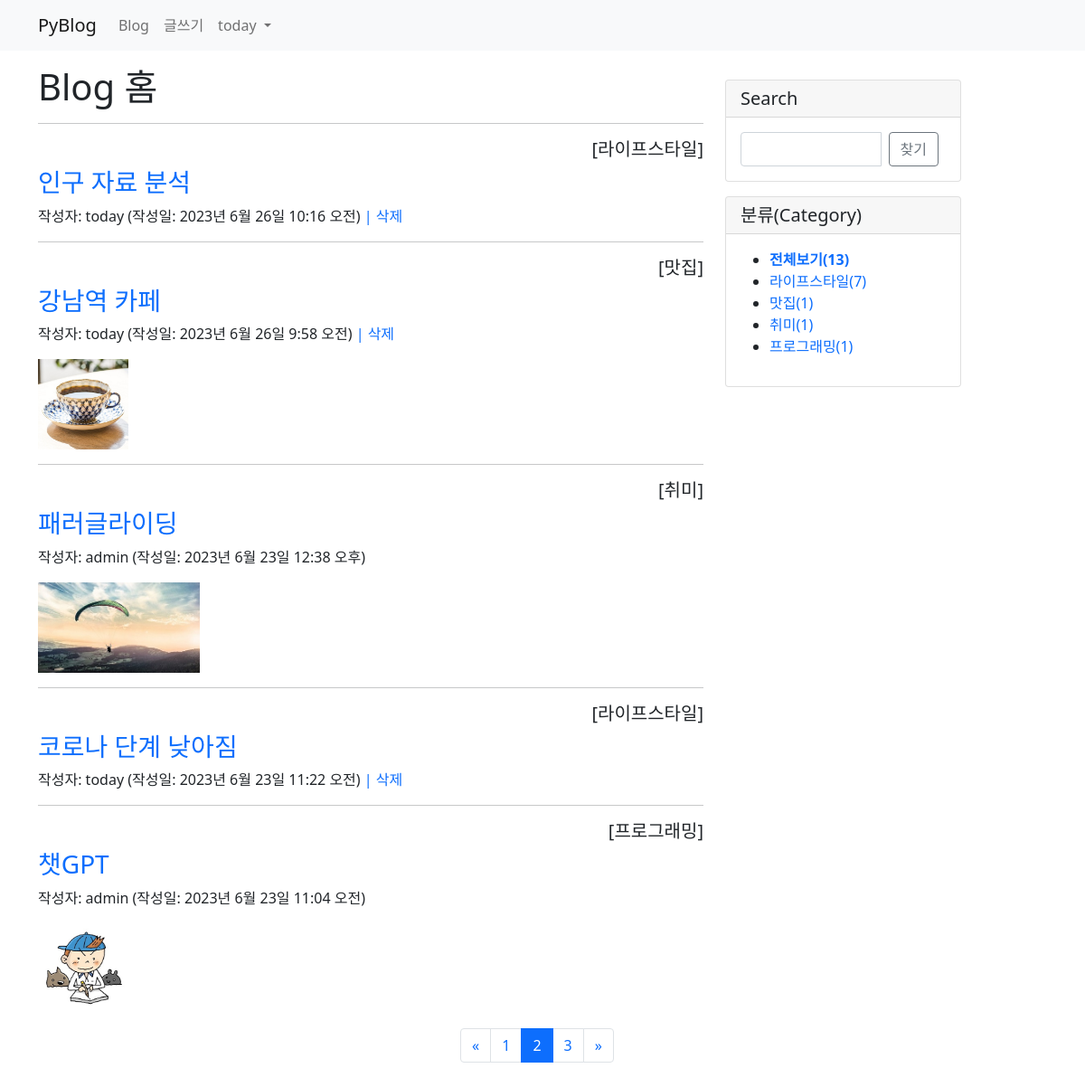
The page /blog/?page=2 (signed in) on the database its author committed.
### blog/models.py (models this page shows, shortened)
class Post(models.Model):
    author = models.ForeignKey(User, on_delete=models.CASCADE)  # 글쓴이   # import
    title = models.CharField(max_length=100)    # 제목
    content = models.TextField()                # 내용
    pub_date = models.DateTimeField()           # 발행일
    modify_date = models.DateTimeField(null=True, blank=True)   # 입력 폼이 비어도 됨
    photo = models.ImageField(upload_to='blog/images/%Y/%m/%d/',    # 저장될 위치지정. 날짜별로 소문자 m이어야 달(월)
                              null=True, blank=True)    # null 허용, 파일 첨부 X일 수 있음
    file = models.FileField(upload_to='blog/files/%Y/%m/%d/',   # 파일 첨부 필드
                            null=True, blank=True)
    category = models.ForeignKey(Category, null=True, blank=True,   # 카테고리를 외래키로. 이래서 카테고리를 더 위에 적어야 함
                                 on_delete=models.SET_NULL)     # 카테고리가 삭제되어도 Null이 될 뿐 삭제되지는 않음

class Category(models.Model):
    name = models.CharField(max_length=50, unique=True)
    slug = models.SlugField(max_length=200, unique=True, allow_unicode=True)
    def __str__(self):
        return self.name
    def get_absolute_url(self):
        return reverse('blog:category_page', args=[self.slug])  # import django
    class Meta:
        ordering = ['name']     # 이름순 정렬
        verbose_name = 'category'
        verbose_name_plural = 'categories'  # 여러개일때는 문법적으로 복수형으로, 안붙이면 그냥 categorys가 됨

### blog/views.py (the view)
# urls.py: path('', views.post_list, name='post_list'),        # 목록       # import path django
def post_list(request):
    post_list = Post.objects.order_by('-pub_date')  # 생성일 기준 내림차순 정렬
    categories = Category.objects.all()     # 카테고리 추가
    total_post = len(post_list)
    kw = request.GET.get('kw', '')  # 입력폼에서 넘어온 키워드
    if kw:
        post_list = post_list.filter(
            Q(title__icontains=kw) |    # 제목 검색
            Q(content__icontains=kw) |  # 내용 검색
            Q(author__username__icontains=kw)   # 글쓴이 검색
        ).distinct()
    page = request.GET.get('page', 1)
    paginator = Paginator(post_list, 5)     # 페이지당 포스트 개수 - 5   # import
    page_obj = paginator.get_page(page)
    context = {'post_list': page_obj, 'categories': categories, 'total_post': total_post, 'kw': kw, }
    return render(request, 'blog/post_list.html', context)

### templates/blog/post_list.html (shortened to what this page needs)
{% extends 'base.html' %}
{% block content %}
            <h1>Blog 홈</h1>
            {% if post_list %}
                {% for post in post_list %}
                    <hr>
                    {% if post.category %}
                    <h5 class="text-end">[{{ post.category }}]</h5>
                    {% endif %}
                    <h3>
                        <a href="{% url 'blog:detail' post.id %}">{{ post.title }}</a>
                    </h3>
                    <p>작성자: {{ post.author }} (작성일: {{ post.pub_date }})
                        {% if request.user == post.author %}
                        <a href="#" class="delete" data-uri="{% url 'blog:post_delete' post.id %}">| 삭제</a>
                        {% endif %}
                    </p>
                    {% if post.photo %}
                    <img src="{{ post.photo.url }}" style="height: 100px;">
                    {% endif %}
                {% endfor %}
            {% else %}
            <p>포스트가 없습니다.</p>
            {% endif %}
{% endblock %}

### templates/base.html (shortened to what this page needs)
<!DOCTYPE html>
<html lang="ko">
{% load static %}
<head>
    <link rel="stylesheet" href="{% static 'blog/css/bootstrap.css' %}">
    <link rel="stylesheet" href="{% static 'blog/css/style.css' %}">
</head>
<body>
{% include 'navbar.html' %}
<div class="container my-3">
    <div class="row">
        {% if total_post %}
        <div class="col-8">
        {% endif %}
{% block content %}
{% endblock %}
        </div>
        {% if total_post %}
        <div class="col-4 col-lg-3">
            <div class="card my-3">
                <h5 class="card-header">Search</h5>
                <div class="card-body">
                    <div class="input-group">
                        <input type="text" class="kw form-control" value="{{ kw }}">
                        <div class="input-group-append mx-2">
                            <button type="button" id="btn_search"
                                    class="btn btn-outline-secondary">찾기</button>
                        </div>
                    </div>
                </div>
            </div>
            <div class="card my-3">
            <h5 class="card-header">분류(Category)</h5>
                <div class="card-body">
                    <ul>
                        <li><a href="{% url 'blog:post_list' %}">
                            {% if not current_category %}
                            <b>전체보기({{ total_post }})</b>
                            {% else %}
                            전체보기({{ total_post }})
                            {% endif %}
                        </a></li>
                        {% for category in categories %}
                            {% if current_category.slug == category.slug %}
                            <li style="background: #ff0">
                                <a href="{{ category.get_absolute_url }}">
                                    {{ category.name }}({{ category.post_set.count }})
                                </a>
                            </li>
                            {% else %}
                            <li>
                                <a href="{{ category.get_absolute_url }}">
                                    {{ category.name }}({{ category.post_set.count }})
                                </a>
                            </li>
                            {% endif %}
                        {% endfor %}
                    </ul>
                </div>
            </div>
        </div>
        {% endif %}
    </div>
    {% if total_post %}
    <div class="row my-3">
        <ul class="pagination justify-content-center">
            {% if post_list.has_previous %}
            <li class="page-item">
                <a class="page-link" href="?page={{ post_list.previous_page_number }}">
                    &laquo;
                </a>
            </li>
            {% endif %}
            {% for page_number in post_list.paginator.page_range %}
                {% if page_number == post_list.number %}
                <li class="page-item active">
                    <a class="page-link" href="?page={{ page_number }}">
                        {{ page_number }}
                    </a>
                </li>
                {% else %}
                <li class="page-item">
                    <a class="page-link" href="?page={{ page_number }}">
                        {{ page_number }}
                    </a>
                </li>
                {% endif %}
            {% endfor %}
            {% if post_list.has_next %}
            <li class="page-item">
                <a class="page-link" href="?page={{ post_list.next_page_number }}">
                    &raquo;
                </a>
            </li>
            {% endif %}
        </ul>
    </div>
    {% endif %}
</div>
</body>
</html>

### templates/navbar.html (shortened to what this page needs)
{% load socialaccount %}
<nav class="navbar navbar-expand-lg navbar-light bg-light">
  <div class="container">
    <a class="navbar-brand" href="/">PyBlog</a>
    <div class="collapse navbar-collapse" id="navbarNavDropdown">
      <ul class="navbar-nav">
        <li class="nav-item">
          <a class="nav-link" href="{% url 'blog:post_list' %}">Blog</a>
        </li>
        <li class="nav-item">
          <a class="nav-link" href="{% url 'blog:post_create' %}">글쓰기</a>
        </li>
      </ul>
      <ul class="navbar-nav ml-auto">
        {% if user.is_authenticated %}
        <li class="nav-item dropdown">
          <a class="nav-link dropdown-toggle" href="#" id="navbarDropdownMenuLink" data-bs-toggle="dropdown">
            {{ user.username }}
          </a>
        </li>
        {% else %}
        <li class="nav-item dropdown">
          <a class="nav-link" href="#" data-bs-target="#loginModal" data-bs-toggle="modal">
            로그인
          </a>
        </li>
        {% endif %}
      </ul>
    </div>
  </div>
</nav>

### static/blog/css/style.css (style rules this page uses)
a { text-decoration: none; }

### rows shown on the page
Post: category "라이프스타일", title "인구 자료 분석", author "today", pub_date "2023년 6월 26일 10:16 오전", shows "| 삭제"
Post: category "맛집", title "강남역 카페", author "today", pub_date "2023년 6월 26일 9:58 오전", shows "| 삭제", photo (picture)
Post: category "취미", title "패러글라이딩", author "admin", pub_date "2023년 6월 23일 12:38 오후", photo (picture)
Post: category "라이프스타일", title "코로나 단계 낮아짐", author "today", pub_date "2023년 6월 23일 11:22 오전", shows "| 삭제"
Post: category "프로그래밍", title "챗GPT", author "admin", pub_date "2023년 6월 23일 11:04 오전", photo (picture)
Category: name "라이프스타일", post_set.count "7"
Category: name "맛집", post_set.count "1"
Category: name "취미", post_set.count "1"
Category: name "프로그래밍", post_set.count "1"

### other values the page prints
{{ user.username }} "today"
{{ total_post }} "13"
{{ page_number }} "1" "3"
{{ page_number }} "2"
